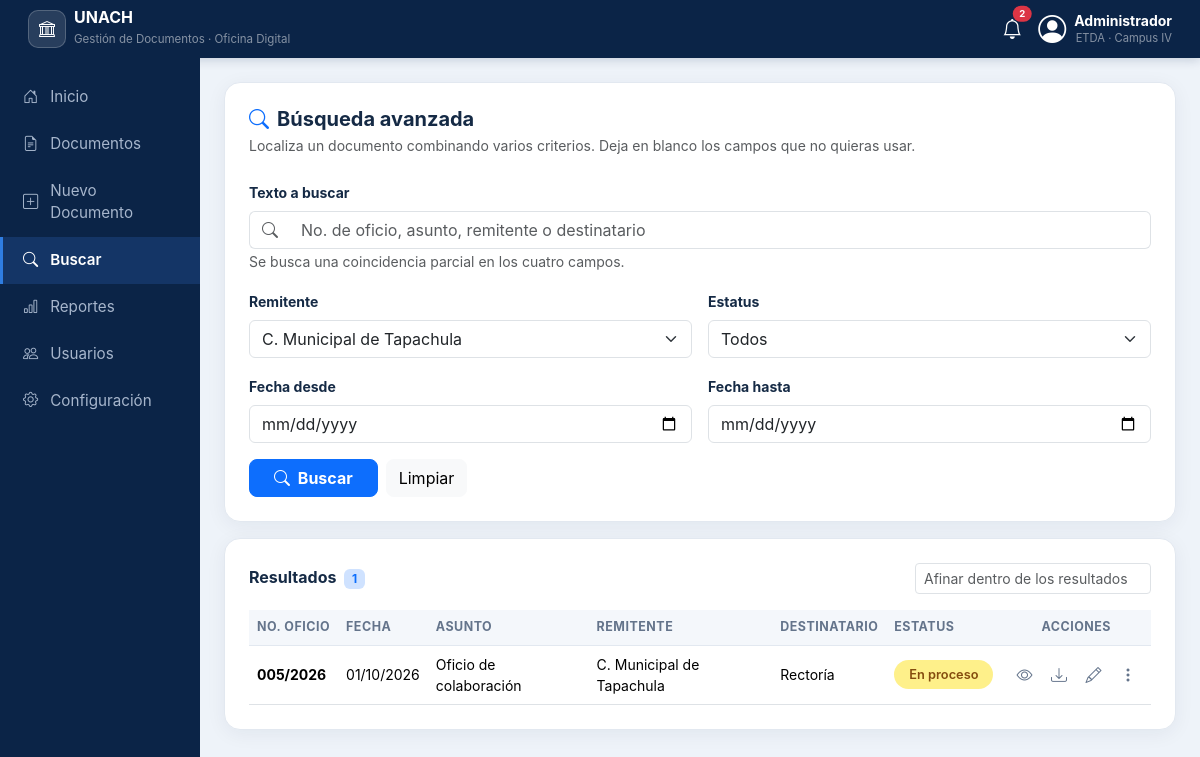
The page /index.php?vista=buscar&enviado=1&remitente=C.+Municipal+de+Tapachula on the database its author committed.
### tables this page shows
CREATE TABLE IF NOT EXISTS documentos (
    id              INT AUTO_INCREMENT PRIMARY KEY,
    no_oficio       VARCHAR(50)   NOT NULL,
    fecha           DATE          NOT NULL,
    asunto          VARCHAR(255)  NOT NULL,
    remitente       VARCHAR(150)  NOT NULL,
    destinatario    VARCHAR(150)  NOT NULL,
    estatus         ENUM('Recibido','En proceso','Atendido') NOT NULL DEFAULT 'Recibido',
    archivo_pdf     VARCHAR(255)  NOT NULL,
    archivo_nombre  VARCHAR(255)  DEFAULT NULL,
    archivo_tam     INT           DEFAULT 0,
     
     
    archivo_datos   LONGBLOB      DEFAULT NULL,
    creado_en       TIMESTAMP     NOT NULL DEFAULT CURRENT_TIMESTAMP,
    actualizado_en  TIMESTAMP     NOT NULL DEFAULT CURRENT_TIMESTAMP ON UPDATE CURRENT_TIMESTAMP,

     
    INDEX idx_no_oficio    (no_oficio),
    INDEX idx_fecha        (fecha),
    INDEX idx_estatus      (estatus),
    INDEX idx_remitente    (remitente),
    INDEX idx_destinatario (destinatario),
    FULLTEXT KEY ft_busqueda (no_oficio, asunto, remitente, destinatario)
);

### index.php (called while the page is built, shortened)
<?php
require_once __DIR__ . '/includes/funciones.php';
require_once __DIR__ . '/includes/consultas.php';
$vistasDisponibles = [
    'inicio'        => 'inicio.php',
    'documentos'    => 'documentos.php',
    'nuevo'         => 'formulario.php',
    'editar'        => 'formulario.php',
    'buscar'        => 'buscar.php',
    'reportes'      => 'reportes.php',
    'usuarios'      => 'usuarios.php',
    'configuracion' => 'configuracion.php',
];
require __DIR__ . '/includes/header.php';
require __DIR__ . '/vistas/' . $vistasDisponibles[$vista];
require __DIR__ . '/includes/footer.php';

### includes/consultas.php (called while the page is built, shortened)
<?php
function filtrosDocumentos(array $f): array
{
    $condiciones = ['1=1'];
    $tipos   = '';
    $valores = [];
    if (!empty($f['remitente'])) {
        $condiciones[] = 'remitente = ?';
        $tipos .= 's';
        $valores[] = $f['remitente'];
    }
    return [
        'sql'     => 'WHERE ' . implode(' AND ', $condiciones),
        'tipos'   => $tipos,
        'valores' => $valores,
    ];
}
function listarDocumentos(mysqli $conexion, array $filtros, int $limite, int $desplazamiento, string $orden = 'fecha_desc'): array
{
    $ordenamientos = [
        'fecha_desc'  => 'fecha DESC, id DESC',
        'fecha_asc'   => 'fecha ASC, id ASC',
        'oficio_asc'  => 'no_oficio ASC',
        'oficio_desc' => 'no_oficio DESC',
        'estatus'     => 'estatus ASC, fecha DESC',
    ];
    $orderBy = $ordenamientos[$orden] ?? $ordenamientos['fecha_desc'];
    $w     = filtrosDocumentos($filtros);
    $sql   = "SELECT " . COLUMNAS_DOCUMENTO . " FROM documentos {$w['sql']}
              ORDER BY {$orderBy} LIMIT ? OFFSET ?";
    $tipos = $w['tipos'] . 'ii';
    $vals  = array_merge($w['valores'], [$limite, $desplazamiento]);
    $stmt = $conexion->prepare($sql);
    $stmt->bind_param($tipos, ...$vals);
    $stmt->execute();
    $filas = $stmt->get_result()->fetch_all(MYSQLI_ASSOC);
    return $filas;
}

### includes/funciones.php (called while the page is built, shortened)
<?php
function e($texto): string
{
    return htmlspecialchars((string) $texto, ENT_QUOTES, 'UTF-8');
}
function claseEstatus(string $estatus): string
{
    switch ($estatus) {
        case 'En proceso': return 'status-proceso';
        case 'Atendido':   return 'status-atendido';
        default:           return 'status-recibido';
    }
}
function fechaLocal(?string $fecha): string
{
    $ts = strtotime($fecha);
    return $ts ? date('d/m/Y', $ts) : '—';
}

### vistas/_tabla.php (the view, shortened to what this page needs)
<?php
$documentos = $documentos ?? [];
?>
<?php if (empty($documentos)): ?>
    <div class="text-center py-5">
        <i class="bi bi-inbox text-muted" style="font-size:3rem"></i>
        <p class="text-muted mt-3 mb-1">No se encontraron documentos con esos criterios.</p>
        <a href="index.php?vista=nuevo" class="btn btn-sm btn-primary rounded-3 mt-2">
            <i class="bi bi-plus-lg me-1"></i>Registrar uno nuevo
        </a>
    </div>
<?php else: ?>
    <div class="table-responsive d-none d-lg-block">
        <table class="table align-middle tabla-docs mb-0">
            <thead>
                <tr>
                    <th>No. Oficio</th>
                    <th>Fecha</th>
                    <th>Asunto</th>
                    <th>Remitente</th>
                    <th>Destinatario</th>
                    <th>Estatus</th>
                    <th class="text-center">Acciones</th>
                </tr>
            </thead>
            <tbody>
                <?php foreach ($documentos as $doc): ?>
                    <tr class="fila-doc">
                        <td class="small fw-bold"><?= e($doc['no_oficio']) ?></td>
                        <td class="small text-nowrap"><?= fechaLocal($doc['fecha']) ?></td>
                        <td class="small"><?= e($doc['asunto']) ?></td>
                        <td class="small"><?= e($doc['remitente']) ?></td>
                        <td class="small"><?= e($doc['destinatario']) ?></td>
                        <td>
                            <span class="badge-status <?= claseEstatus($doc['estatus']) ?>" id="estatus-<?= (int) $doc['id'] ?>">
                                <?= e($doc['estatus']) ?>
                            </span>
                        </td>
                        <td class="text-center text-nowrap">
                            <?php require __DIR__ . '/_acciones.php'; ?>
                        </td>
                    </tr>
                <?php endforeach; ?>
            </tbody>
        </table>
    </div>
<?php endif; ?>

### vistas/_acciones.php (shortened to what this page needs)
<button type="button" class="btn-accion ver-pdf"
        data-id="<?= (int) $doc['id'] ?>"
        data-oficio="<?= e($doc['no_oficio']) ?>"
        data-asunto="<?= e($doc['asunto']) ?>"
        title="Ver PDF sin salir de la página">
    <i class="bi bi-eye"></i>
</button>
<a href="descargar.php?id=<?= (int) $doc['id'] ?>" class="btn-accion d-inline-block" title="Descargar PDF">
    <i class="bi bi-download"></i>
</a>
<a href="index.php?vista=editar&id=<?= (int) $doc['id'] ?>" class="btn-accion d-inline-block" title="Editar documento">
    <i class="bi bi-pencil"></i>
</a>
<div class="dropdown d-inline-block">
    <button class="btn-accion" data-bs-toggle="dropdown" data-bs-boundary="viewport" aria-expanded="false" title="Más acciones">
        <i class="bi bi-three-dots-vertical"></i>
    </button>
</div>

### assets/css/estilos.css (style rules this page uses)
:root { --unach-dark: #0b2447; --unach-dark-2: #143566; --unach-primary: #2f7de1; --unach-primary-d:#1b5fbb; --bg-light: #eef3f9; --borde: #e2e8f0; --texto: #152a45; --texto-suave: #64748b; --radio: 16px; --sombra: 0 4px 20px rgba(21, 42, 69, .06); }
body { background-color: var(--bg-light); font-family: -apple-system, BlinkMacSystemFont, "Segoe UI", Roboto, Helvetica, Arial, sans-serif; color: var(--texto); padding-bottom: 78px; }
@media (min-width: 992px) { body { padding-bottom: 0; } }
.badge-status { padding: 5px 15px; border-radius: 999px; font-weight: 600; font-size: .8rem; display: inline-block; white-space: nowrap; }
.status-proceso { background-color:#fef08a; color:#854d0e; }
.tabla-docs thead th { background: #f4f7fb; color: var(--texto-suave); font-size: .78rem; text-transform: uppercase; letter-spacing: .04em; font-weight: 700; border-bottom: 1px solid var(--borde); white-space: nowrap; }
.tabla-docs tbody tr { transition: background-color .12s ease; }
.tabla-docs .btn-accion { color: var(--texto-suave); border: none; background: transparent; padding: 5px 7px; border-radius: 8px; line-height: 1; }

### rows shown on the page
documentos: no_oficio "005/2026", fecha "01/10/2026", asunto "Oficio de colaboración", remitente "C. Municipal de Tapachula", destinatario "Rectoría", estatus "En proceso"

### other values the page prints
$pendientes "2"
$etiqueta "Inicio"
$etiqueta "Documentos"
$etiqueta "Nuevo Documento"
$etiqueta "Buscar"
$etiqueta "Reportes"
$etiqueta "Usuarios"
$etiqueta "Configuración"
$total "1"
form field remitente "C. Municipal de Tapachula"
